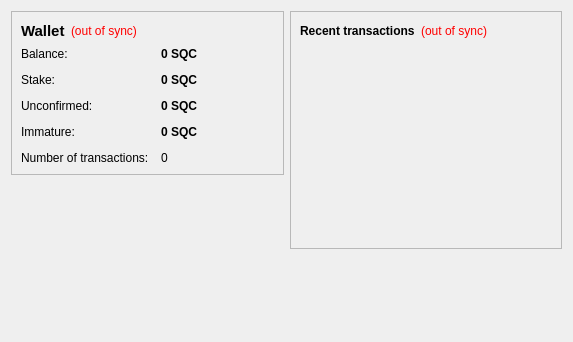
<?xml version="1.0" encoding="UTF-8"?>
<ui version="4.0">
 <class>OverviewPage</class>
 <widget class="QWidget" name="OverviewPage">
  <property name="geometry">
   <rect>
    <x>0</x>
    <y>0</y>
    <width>573</width>
    <height>342</height>
   </rect>
  </property>
  <property name="windowTitle">
   <string>Form</string>
  </property>
  <layout class="QHBoxLayout" name="horizontalLayout" stretch="1,1">
   <item>
    <layout class="QVBoxLayout" name="verticalLayout_2">
     <item>
      <widget class="QFrame" name="frame">
       <property name="frameShape">
        <enum>QFrame::StyledPanel</enum>
       </property>
       <property name="frameShadow">
        <enum>QFrame::Raised</enum>
       </property>
       <layout class="QVBoxLayout" name="verticalLayout_4">
        <item>
         <layout class="QHBoxLayout" name="horizontalLayout_4">
          <item>
           <widget class="QLabel" name="label_5">
            <property name="font">
             <font>
              <pointsize>11</pointsize>
              <weight>75</weight>
              <bold>true</bold>
             </font>
            </property>
            <property name="text">
             <string>Wallet</string>
            </property>
           </widget>
          </item>
          <item>
           <widget class="QLabel" name="labelWalletStatus">
            <property name="toolTip">
             <string>The displayed information may be out of date. Your wallet automatically synchronizes with the SequenceCoin network after a connection is established, but this process has not completed yet.</string>
            </property>
            <property name="styleSheet">
             <string notr="true">QLabel { color: red; }</string>
            </property>
            <property name="text">
             <string notr="true">(out of sync)</string>
            </property>
            <property name="alignment">
             <set>Qt::AlignLeading|Qt::AlignLeft|Qt::AlignVCenter</set>
            </property>
           </widget>
          </item>
          <item>
           <spacer name="horizontalSpacer_2">
            <property name="orientation">
             <enum>Qt::Horizontal</enum>
            </property>
            <property name="sizeHint" stdset="0">
             <size>
              <width>40</width>
              <height>20</height>
             </size>
            </property>
           </spacer>
          </item>
         </layout>
        </item>
        <item>
         <layout class="QFormLayout" name="formLayout_2">
          <property name="fieldGrowthPolicy">
           <enum>QFormLayout::AllNonFixedFieldsGrow</enum>
          </property>
          <property name="horizontalSpacing">
           <number>12</number>
          </property>
          <property name="verticalSpacing">
           <number>12</number>
          </property>
          <item row="0" column="0">
           <widget class="QLabel" name="label">
            <property name="text">
             <string>Balance:</string>
            </property>
           </widget>
          </item>
          <item row="0" column="1">
           <widget class="QLabel" name="labelBalance">
            <property name="font">
             <font>
              <weight>75</weight>
              <bold>true</bold>
             </font>
            </property>
            <property name="cursor">
             <cursorShape>IBeamCursor</cursorShape>
            </property>
            <property name="toolTip">
             <string>Your current balance</string>
            </property>
            <property name="text">
             <string notr="true">0 SQC</string>
            </property>
            <property name="textInteractionFlags">
             <set>Qt::LinksAccessibleByMouse|Qt::TextSelectableByKeyboard|Qt::TextSelectableByMouse</set>
            </property>
           </widget>
          </item>
          <item row="1" column="0">
           <widget class="QLabel" name="label_6">
            <property name="text">
             <string>Stake:</string>
            </property>
           </widget>
          </item>
          <item row="1" column="1">
           <widget class="QLabel" name="labelStake">
            <property name="font">
             <font>
              <weight>75</weight>
              <bold>true</bold>
             </font>
            </property>
            <property name="cursor">
             <cursorShape>IBeamCursor</cursorShape>
            </property>
            <property name="toolTip">
             <string>Total of coins that was staked, and do not yet count toward the current balance</string>
            </property>
            <property name="text">
             <string notr="true">0 SQC</string>
            </property>
            <property name="textInteractionFlags">
             <set>Qt::LinksAccessibleByMouse|Qt::TextSelectableByKeyboard|Qt::TextSelectableByMouse</set>
            </property>
           </widget>
          </item>
          <item row="2" column="0">
           <widget class="QLabel" name="label_3">
            <property name="text">
             <string>Unconfirmed:</string>
            </property>
           </widget>
          </item>
          <item row="2" column="1">
           <widget class="QLabel" name="labelUnconfirmed">
            <property name="font">
             <font>
              <weight>75</weight>
              <bold>true</bold>
             </font>
            </property>
            <property name="cursor">
             <cursorShape>IBeamCursor</cursorShape>
            </property>
            <property name="toolTip">
             <string>Total of transactions that have yet to be confirmed, and do not yet count toward the current balance</string>
            </property>
            <property name="text">
             <string notr="true">0 SQC</string>
            </property>
            <property name="textInteractionFlags">
             <set>Qt::LinksAccessibleByMouse|Qt::TextSelectableByKeyboard|Qt::TextSelectableByMouse</set>
            </property>
           </widget>
          </item>
          <item row="3" column="0">
           <widget class="QLabel" name="labelImmatureText">
            <property name="text">
             <string>Immature:</string>
            </property>
           </widget>
          </item>
          <item row="3" column="1">
           <widget class="QLabel" name="labelImmature">
            <property name="font">
             <font>
              <weight>75</weight>
              <bold>true</bold>
             </font>
            </property>
            <property name="toolTip">
             <string>Mined balance that has not yet matured</string>
            </property>
            <property name="text">
             <string notr="true">0 SQC</string>
            </property>
            <property name="textInteractionFlags">
             <set>Qt::LinksAccessibleByMouse|Qt::TextSelectableByKeyboard|Qt::TextSelectableByMouse</set>
            </property>
           </widget>
          </item>
          <item row="4" column="0">
           <widget class="QLabel" name="label_2">
            <property name="text">
             <string>Number of transactions:</string>
            </property>
           </widget>
          </item>
          <item row="4" column="1">
           <widget class="QLabel" name="labelNumTransactions">
            <property name="toolTip">
             <string>Total number of transactions in wallet</string>
            </property>
            <property name="text">
             <string notr="true">0</string>
            </property>
           </widget>
          </item>
         </layout>
        </item>
       </layout>
      </widget>
     </item>
     <item>
      <spacer name="verticalSpacer">
       <property name="orientation">
        <enum>Qt::Vertical</enum>
       </property>
       <property name="sizeHint" stdset="0">
        <size>
         <width>20</width>
         <height>40</height>
        </size>
       </property>
      </spacer>
     </item>
    </layout>
   </item>
   <item>
    <layout class="QVBoxLayout" name="verticalLayout_3">
     <item>
      <widget class="QFrame" name="frame_2">
       <property name="frameShape">
        <enum>QFrame::StyledPanel</enum>
       </property>
       <property name="frameShadow">
        <enum>QFrame::Raised</enum>
       </property>
       <layout class="QVBoxLayout" name="verticalLayout">
        <item>
         <layout class="QHBoxLayout" name="horizontalLayout_2">
          <item>
           <widget class="QLabel" name="label_4">
            <property name="text">
             <string>&lt;b&gt;Recent transactions&lt;/b&gt;</string>
            </property>
           </widget>
          </item>
          <item>
           <widget class="QLabel" name="labelTransactionsStatus">
            <property name="toolTip">
             <string>The displayed information may be out of date. Your wallet automatically synchronizes with the SequenceCoin network after a connection is established, but this process has not completed yet.</string>
            </property>
            <property name="styleSheet">
             <string notr="true">QLabel { color: red; }</string>
            </property>
            <property name="text">
             <string notr="true">(out of sync)</string>
            </property>
            <property name="alignment">
             <set>Qt::AlignRight|Qt::AlignTrailing|Qt::AlignVCenter</set>
            </property>
           </widget>
          </item>
          <item>
           <spacer name="horizontalSpacer">
            <property name="orientation">
             <enum>Qt::Horizontal</enum>
            </property>
            <property name="sizeHint" stdset="0">
             <size>
              <width>40</width>
              <height>20</height>
             </size>
            </property>
           </spacer>
          </item>
         </layout>
        </item>
        <item>
         <widget class="QListView" name="listTransactions">
          <property name="styleSheet">
           <string notr="true">QListView { background: transparent; }</string>
          </property>
          <property name="frameShape">
           <enum>QFrame::NoFrame</enum>
          </property>
          <property name="verticalScrollBarPolicy">
           <enum>Qt::ScrollBarAlwaysOff</enum>
          </property>
          <property name="horizontalScrollBarPolicy">
           <enum>Qt::ScrollBarAlwaysOff</enum>
          </property>
          <property name="selectionMode">
           <enum>QAbstractItemView::NoSelection</enum>
          </property>
         </widget>
        </item>
       </layout>
      </widget>
     </item>
     <item>
      <spacer name="verticalSpacer_2">
       <property name="orientation">
        <enum>Qt::Vertical</enum>
       </property>
       <property name="sizeHint" stdset="0">
        <size>
         <width>20</width>
         <height>40</height>
        </size>
       </property>
      </spacer>
     </item>
    </layout>
   </item>
  </layout>
 </widget>
 <resources/>
 <connections/>
</ui>
